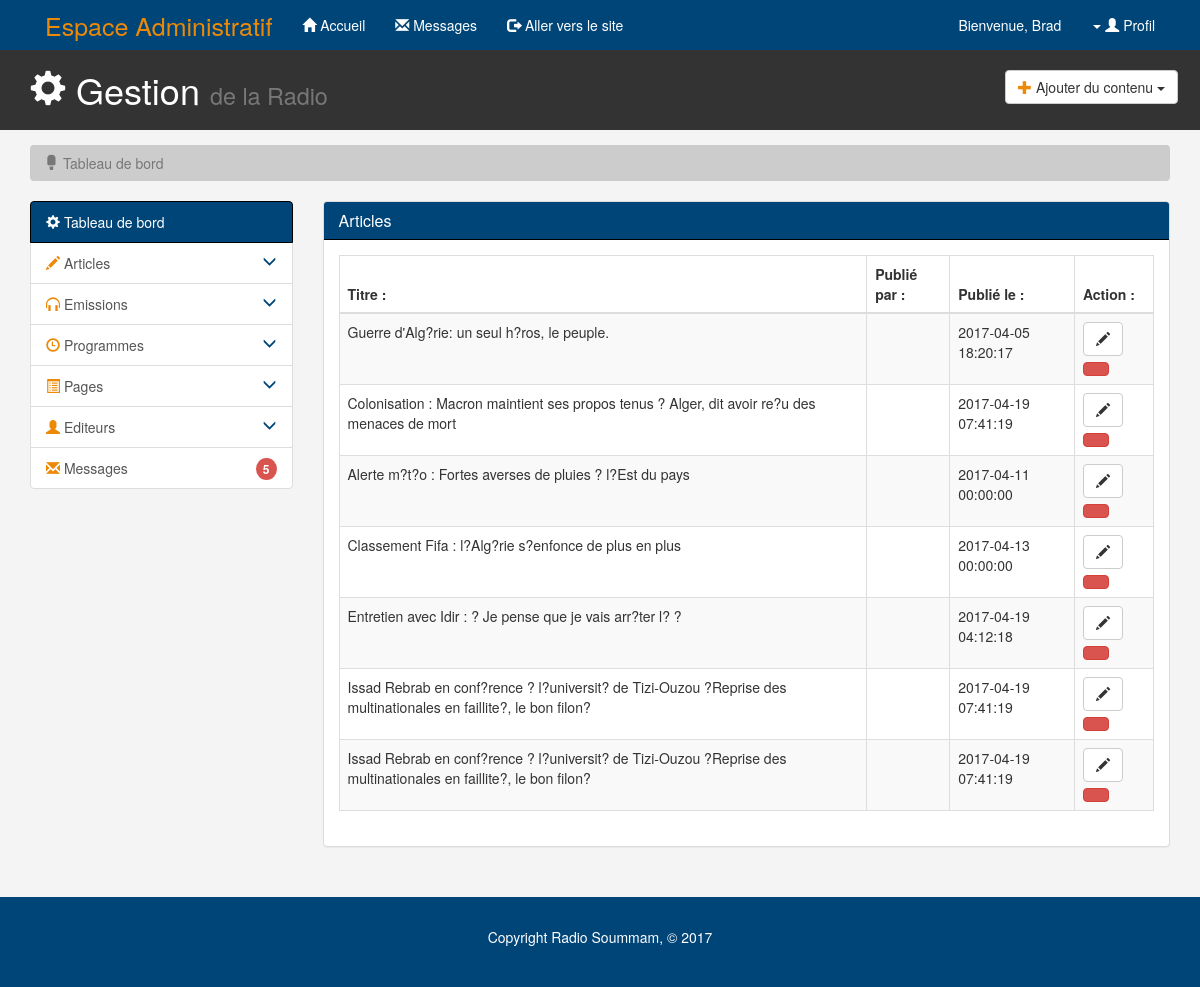
The app's page /admin.php?p=articles with its own data.
### tables this page shows
CREATE TABLE `article` (
  `idArticle` int(4) NOT NULL,
  `titre` varchar(150) NOT NULL,
  `image` varchar(100) NOT NULL,
  `contenu` longtext NOT NULL,
  `datePublication` datetime NOT NULL,
  `idEditeur` int(2) NOT NULL
);

### controller/admin/ArticleControllerAdmin.php (called while the page is built, shortened)
<?php
class ArticleControllerAdmin
{
    public function showArticle(){
        $article = new Article();
       $article = $article->getAllArticle();
        require './view/admin/articles.php';
    }
}

### admin.php (called while the page is built, shortened)
<?php
new controller\admin\Router();
?>

### model/Article.php (called while the page is built, shortened)
<?php
class Article{
    private $db;
    public function __construct()
    {
        $this->db = new \engine\Connect();
        $this->db = $this->db->getPdo();
    }
    public function getAllArticle()
    {
        $db = $this->db;
        $reponse = $this->db->query("SELECT * FROM article ORDER BY idArticle DESC");
        return $reponse->fetchAll($db::FETCH_ASSOC);
    }
}
?>

### engine/Connect.php (called while the page is built, shortened)
<?php
class Connect {
    protected $db_name;
    protected $db_user;
    protected $db_pass;
    protected $db_host;
    public function __construct()
    {
        require "./config/config.php";
        $this->db_name = $config["db_name"];
        $this->db_user = $config["db_user"];
        $this->db_pass = $config["db_pass"];
        $this->db_host = $config["db_host"];
    }
    public function getPdo()
    {
        $pdo = new \PDO("mysql:host=$this->db_host;dbname=$this->db_name", $this->db_user, $this->db_pass);
        $this->pdo = $pdo;
        return $this->pdo;
    }
}
?>

### view/admin/articles.php (the view)
<div class="panel panel-default">
    <div class="panel-heading main-color-bg">
        <h3 class="panel-title">Articles</h3>
    </div>
    <div class="panel-body">
        <table id="example" class="table table-striped table-bordered" cellspacing="0">
            <thead> <tr>
                <th>Titre :</th>
                <th>Publié par :</th>
                <th>Publié le :</th>
                <th>Action :</th>
            </tr></thead>
            <?php foreach($article as $article): ?>
            <tr>
                <td><?=$article["titre"]?></td>
                <td></td>
                <td><?=$article["datePublication"]?></td>
                <td><a class="btn btn-default" href="./admin.php?p=articles&edit='<?=$article["idArticle"]?>" <abbr title='Modifier'><span class="glyphicon glyphicon-pencil" aria-hidden="true"></span></abbr></a> <a class="btn btn-danger" href="#" data-toggle="modal" data-target="#myModal='<?$article["idArticle"]?><abbr title='Supprimer'<span class="glyphicon glyphicon-trash" aria-hidden="true"></span></abbr></a></td>
            </tr>
            <?php endforeach; ?>
        </table>
    </div>
</div>

### static/css/main.admin.css (style rules this page uses)
body { background:#f4f4f4; }
.main-color-bg { background-color: rgba(0, 69, 120, 1) !important; border-color: black !important; color:#ffffff !important; }

### records on screen
article: titre "Guerre d'Alg?rie: un seul h?ros, le peuple.", datePublication "2017-04-05 18:20:17"
article: titre "Colonisation : Macron maintient ses propos tenus ? Alger, dit avoir re?u des menaces de mort", datePublication "2017-04-19 07:41:19"
article: titre "Alerte m?t?o : Fortes averses de pluies ? l?Est du pays", datePublication "2017-04-11 00:00:00"
article: titre "Classement Fifa : l?Alg?rie s?enfonce de plus en plus", datePublication "2017-04-13 00:00:00"
article: titre "Entretien avec Idir : ? Je pense que je vais arr?ter l? ?", datePublication "2017-04-19 04:12:18"
article: titre "Issad Rebrab en conf?rence ? l?universit? de Tizi-Ouzou ?Reprise des multinationales en faillite?, le bon filon?", datePublication "2017-04-19 07:41:19"
article: titre "Issad Rebrab en conf?rence ? l?universit? de Tizi-Ouzou ?Reprise des multinationales en faillite?, le bon filon?", datePublication "2017-04-19 07:41:19"
